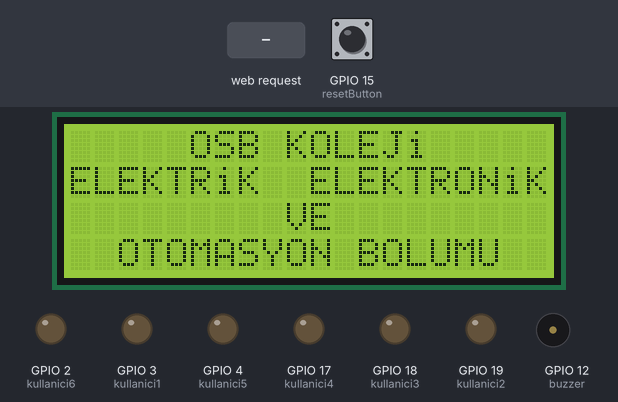
Simulated run of this sketch. Board: ESP32. Shown: 20×4 character LCD, output pins drawn as LEDs (lit = HIGH), buzzer (waves = sounding, pin HIGH). Dashed ring = blinking. The test bench sets the inputs (shaded band); at power-on: GPIO 15 (resetButton) HIGH. WiFi joins after 1.5 s; servers stay silent unless stated; what the sketch prints to the serial monitor is not drawn.

Above: at 5.8 s.
5.9 s: HTTP request GET /1/on received
At 11.2 s:
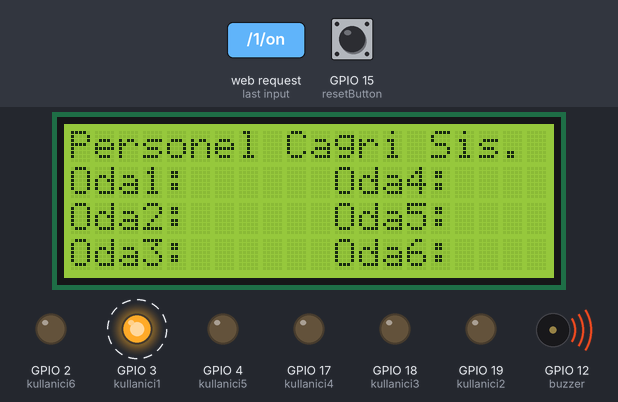
13.4 s: HTTP request GET /2/on received
At 19.7 s:
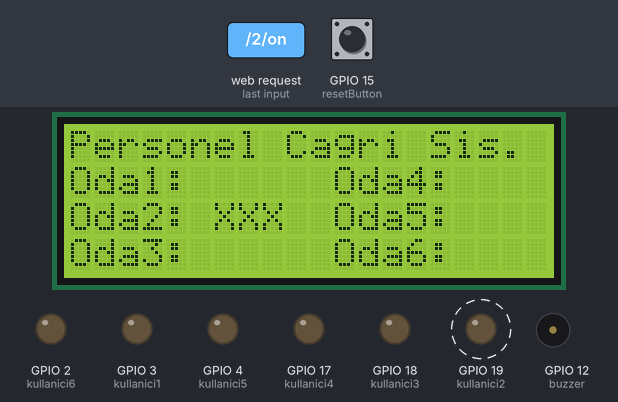
21.2 s: HTTP request GET /3/on received
At 27.89 s:
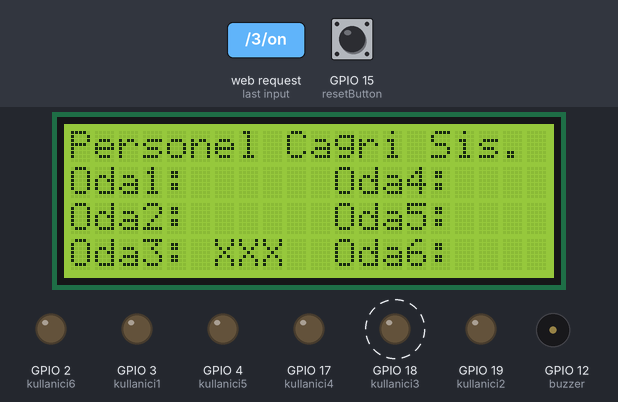
29.0 s: HTTP request GET /4/on received
At 32.9 s:
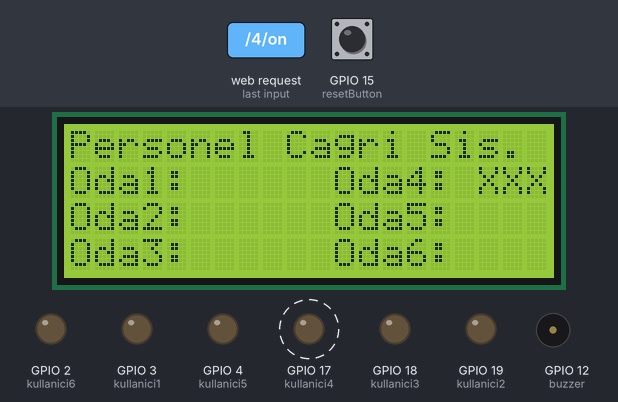
34.5 s: HTTP request GET /5/on received
At 41.09 s:
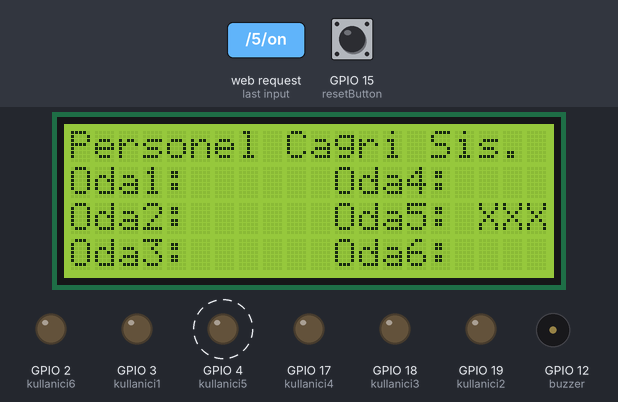
Timing chart, 0 to 43.7 s (numbered marks = the images above; inputs shaded):
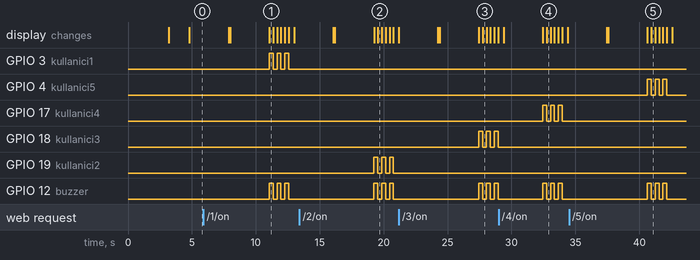

The sketch:

Server.ino
```cpp
#include <WiFi.h>
#include <LiquidCrystal_I2C.h>

LiquidCrystal_I2C lcd(0x27,20,4);

// Enter your wifi network name and Wifi Password

const char* ssid = "Wifi Name";
const char* password = "Wifi Pass";

// Set web server port number to 80
WiFiServer server(80);

// Set your Static IP address
IPAddress local_IP(192, 168, 1, 100);
// Set your Gateway IP address
IPAddress gateway(192, 168, 1, 1);

IPAddress subnet(255, 255, 255, 0);

String header;

String outputkullanici1 = "off";
String outputkullanici2 = "off";
String outputkullanici3 = "off";
String outputkullanici4 = "off";
String outputkullanici5 = "off";
String outputkullanici6 = "off";

const int kullanici1 = 3;
const int kullanici2 = 19;
const int kullanici3 = 18;
const int kullanici4 = 17;
const int kullanici5 = 4;
const int kullanici6 = 2;
const int resetButton = 15;
const int buzzer = 12;


// şimdiki zamanı milis için tanımlama
unsigned long simdikizaman = millis();

// geçen zamana başlangıç verme
unsigned long eskizaman = 0;

// Zaman aşımı süresini milisaniye cinsinden tanımlayama (örn: 2000ms = 2s)
const long zamanasimi = 2000;


void setup() {
etiket();

Serial.begin(115200);

pinMode(kullanici1, OUTPUT);
pinMode(kullanici2, OUTPUT);
pinMode(kullanici3,OUTPUT);
pinMode(kullanici4,OUTPUT);
pinMode(kullanici5,OUTPUT);
pinMode(kullanici6,OUTPUT);
pinMode(resetButton,INPUT_PULLUP);
pinMode(buzzer, OUTPUT);


digitalWrite(kullanici1, LOW);
digitalWrite(kullanici2, LOW);
digitalWrite(kullanici3, LOW);
digitalWrite(kullanici4, LOW);
digitalWrite(kullanici5, LOW);
digitalWrite(kullanici6, LOW);


if (!WiFi.config(local_IP, gateway, subnet)) {
    Serial.println("STA Failed to configure");
  }

// Connect to Wi-Fi network with SSID and password

Serial.print("Connecting to ");
Serial.println(ssid);
WiFi.begin(ssid, password);
while (WiFi.status() != WL_CONNECTED) {
delay(500);
Serial.print(".");
}
// Print local IP address and start web server
Serial.println("");
Serial.println("WiFi connected.");
Serial.println("IP address: ");
Serial.println(WiFi.localIP());
server.begin();
}

void etiket()
{
lcd.begin();
lcd.backlight();
lcd.setCursor(0,0);
  lcd.print("     OSB KOLEJi");
  lcd.setCursor(0,1);
  lcd.print("ELEKTRiK  ELEKTRONiK");
  lcd.setCursor(0,2);
  lcd.print("         VE");
  lcd.setCursor(0,3);
  lcd.print("  OTOMASYON BOLUMU  ");
  delay(3000);
  lcd.clear();

  lcd.setCursor(0,0);
  lcd.print("Personel Cagri Sis.");

  lcd.setCursor(0,1);
  lcd.print("Oda1:");

  lcd.setCursor(0,2);
  lcd.print("Oda2:");

  lcd.setCursor(0,3);
  lcd.print("Oda3:");

  lcd.setCursor(11,1);
  lcd.print("Oda4:");

  lcd.setCursor(11,2);
  lcd.print("Oda5:");

  lcd.setCursor(11,3);
  lcd.print("Oda6:");

}


void Oda1(){
  for (int  i= 0; i < 3; i++)
  {
    digitalWrite(kullanici1, HIGH);
    digitalWrite(buzzer, HIGH);
    lcd.setCursor(6,1);
    lcd.print("    ");
    delay (300);
    digitalWrite(kullanici1, LOW);
    digitalWrite(buzzer, LOW);
    lcd.setCursor(6,1);
    lcd.print("XXX ");
    delay (300);
    digitalWrite(kullanici1, HIGH);
    }
  }

void Oda2(){
  for (int i=0; i<3; i++)
  {
    digitalWrite(kullanici2, HIGH);
    digitalWrite(buzzer, HIGH);
    lcd.setCursor(6,2);
    lcd.print("    ");
    delay (300);
    digitalWrite(kullanici2, LOW);
    digitalWrite(buzzer, LOW);
    lcd.setCursor(6,2);
    lcd.print("XXX ");
    delay (300);
    digitalWrite(kullanici2, HIGH);
    }
  }

void Oda3(){
  for (int i=0; i<3; i++)
  {
    digitalWrite(kullanici3, HIGH);
    digitalWrite(buzzer, HIGH);
    lcd.setCursor(6,3);
    lcd.print("    ");
    delay (300);
    digitalWrite(kullanici3, LOW);
    digitalWrite(buzzer, LOW);
    lcd.setCursor(6,3);
    lcd.print("XXX ");
    delay (300);
    digitalWrite(kullanici3, HIGH);
    }
  }

void Oda4(){
  for (int i=0; i<3; i++)
  {
    digitalWrite(kullanici4, HIGH);
    digitalWrite(buzzer, HIGH);
    lcd.setCursor(17,1);
    lcd.print("   ");
    delay (300);
    digitalWrite(kullanici4, LOW);
    digitalWrite(buzzer, LOW);
    lcd.setCursor(17,1);
    lcd.print("XXX");
    delay (300);
    digitalWrite(kullanici4, HIGH);
    }
  }


void Oda5(){
  for (int i=0; i<3; i++)
  {
    digitalWrite(kullanici5, HIGH);
    digitalWrite(buzzer, HIGH);
    lcd.setCursor(17,2);
    lcd.print("   ");
    delay (300);
    digitalWrite(kullanici5, LOW);
    digitalWrite(buzzer, LOW);
    lcd.setCursor(17,2);
    lcd.print("XXX");
    delay (300);
    digitalWrite(kullanici5, HIGH);
    }
  }

void Oda6(){
  for (int i=0; i<3; i++)
  {
    digitalWrite(kullanici6, HIGH);
    digitalWrite(buzzer, HIGH);
    lcd.setCursor(17,3);
    lcd.print("   ");
    delay (300);
    digitalWrite(kullanici6, LOW);
    digitalWrite(buzzer, LOW);
    lcd.setCursor(17,3);
    lcd.print("XXX");
    delay (300);
    digitalWrite(kullanici6, HIGH);
    }
  }
void loop(){

   unsigned long simdikizaman1 = millis();
   WiFiClient client = server.available();
  if (digitalRead(resetButton) == HIGH)
  {

    digitalWrite(kullanici1, LOW);
    digitalWrite(kullanici2, LOW);
    digitalWrite(kullanici3, LOW);
    digitalWrite(kullanici4, LOW);
    digitalWrite(kullanici5, LOW);
    digitalWrite(kullanici6, LOW);

    outputkullanici1 = "off";
    outputkullanici2 = "off";
    outputkullanici3 = "off";
    outputkullanici4 = "off";
    outputkullanici5 = "off";
    outputkullanici6 = "off";

    Serial.println("Ledler Sıfırlandı");
    etiket();
  }


if (client) { // If a new client connects,
Serial.println("New Client."); // print a message out in the serial port
String currentLine = ""; // make a String to hold incoming data from the client
simdikizaman = millis();
eskizaman = simdikizaman;
while (client.connected() && simdikizaman - eskizaman <= zamanasimi) { // loop while the client's connected
simdikizaman = millis();
if (client.available()) { // if there's bytes to read from the client,
char c = client.read(); // read a byte, then
Serial.write(c); // print it out the serial monitor
header += c;
if (c == '\n') { // if the byte is a newline character
// if the current line is blank, you got two newline characters in a row.
// that's the end of the client HTTP request, so send a response:
if (currentLine.length() == 0) {
// HTTP headers always start with a response code (e.g. HTTP/1.1 200 OK)
// and a content-type so the client knows what's coming, then a blank line:
client.println("HTTP/1.1 200 OK");
client.println("Content-type:text/html");
client.println("Connection: close");
client.println();

// turns the GPIOs on and off
if (header.indexOf("GET /1/on") >= 0) {
Serial.println("Kullanıcı1 LED is on");
outputkullanici1 = "on";


Oda1();


} else if (header.indexOf("GET /1/off") >= 0) {
Serial.println("Kullanıcı1 LED is off");
outputkullanici1 = "off";
digitalWrite(kullanici1, LOW);
//------------------------------------------------
} else if (header.indexOf("GET /2/on") >= 0) {
Serial.println("Kullanıcı2 LED is on");
outputkullanici2 = "on";

Oda2();


} else if (header.indexOf("GET /2/off") >= 0) {
Serial.println("Kullanıcı2 LED is off");
outputkullanici2 = "off";
digitalWrite(kullanici2, LOW);
//------------------------------------------------
} else if (header.indexOf("GET /3/on") >= 0) {
Serial.println("Kullanıcı3 LED is on");
outputkullanici3 = "on";


Oda3();

} else if (header.indexOf("GET /3/off") >= 0) {
Serial.println("Kullanıcı3 LED is off");
outputkullanici3 = "off";
digitalWrite(kullanici3, LOW);
//------------------------------------------------
} else if (header.indexOf("GET /4/on") >= 0) {
Serial.println("Kullanıcı4 LED is on");
outputkullanici4 = "on";


Oda4();

} else if (header.indexOf("GET /4/off") >= 0) {
Serial.println("Kullanıcı4 LED is off");
outputkullanici4 = "off";
digitalWrite(kullanici4, LOW);
//------------------------------------------------
} else if (header.indexOf("GET /5/on") >= 0) {
Serial.println("Kullanıcı5 LED is on");
outputkullanici5 = "on";

Oda5();

} else if (header.indexOf("GET /5/off") >= 0) {
Serial.println("Kullanıcı5 LED is off");
outputkullanici5 = "off";
digitalWrite(kullanici5, LOW);
//------------------------------------------------
} else if (header.indexOf("GET /6/on") >= 0) {
Serial.println("Kullanıcı6 LED is on");
outputkullanici6 = "on";

Oda6();

} else if (header.indexOf("GET /6/off") >= 0) {
Serial.println("Kullanıcı6 LED is off");
outputkullanici6 = "off";
digitalWrite(kullanici6, LOW);
}


// Display the HTML web page
client.println("<!DOCTYPE html><html lang='tr'><html>");
client.println("<head><meta charset='utf-8' http-equiv='refresh' content='3;URL=http://192.168.1.100/'>");
client.println("<link rel=\"icon\" href=\"data:,\">");

client.println("<style>html { font-family: Helvetica; display: inline-block; margin: 0px auto; text-align: center;}");
client.println(".button { background-color: #BF0010; border: none; color: white; padding: 16px 40px; border-radius: 60%;");
client.println("text-decoration: none; font-size: 30px; margin: 2px; cursor: pointer;}");
client.println(".buttonOff { background-color: #77878A; border: none; color: white; padding: 16px 40px; border-radius: 70%;");
client.println("text-decoration: none; font-size: 30px; margin: 2px; cursor: pointer;}</style></head>");

client.println("<br><img src='https://kirmiziyuz.com/wp-content/uploads/2020/11/KirmiziYeniLogo.png' data-noaft='1' jsname='HiaYvf' jsaction='load:XAeZkd;' style='width: 304px; height: 90px; margin: 0px;'><br>");

// Web Page Heading
client.println("<body><h1>Personel Çağrı Sistemi</h1>");

client.println("<table width='100%' border='0' cellspacing='1' cellpadding='1'>");
client.println("  <tr>");
client.println("    <td>");

client.println("<p><h2>Oda 1</h2></p>");
if (outputkullanici1=="off") {
client.println("<p><a href=\"/1/on\"><button class=\"button buttonOff\">Çağır</button></a></p>");
} else {
client.println("<p><a href=\"/1/off\"><button class=\"button button\">Bekle</button></a></p>");
}

client.println(" </td>");
client.println("    <td>");

client.println("<p><h2>Oda 2</h2></p>");
if (outputkullanici2=="off") {
client.println("<p><a href=\"/2/on\"><button class=\"button buttonOff\">Çağır</button></a></p>");
} else {
client.println("<p><a href=\"/2/off\"><button class=\"button button\">Bekle</button></a></p>");
}
client.println("</body></html>");

client.println("</td>");
client.println("    <td>");

client.println("<p><h2>Oda 3</h2></p>");
if (outputkullanici3=="off") {
client.println("<p><a href=\"/3/on\"><button class=\"button buttonOff\">Çağır</button></a></p>");
} else {
client.println("<p><a href=\"/3/off\"><button class=\"button button\">Bekle</button></a></p>");
}
client.println("</body></html>");

client.println(" </td>");
client.println("  </tr>");
client.println("  <tr>");
client.println("    <td>");

client.println("<p><h2>Oda 4</h2></p>");
if (outputkullanici4=="off") {
client.println("<p><a href=\"/4/on\"><button class=\"button buttonOff\">Çağır</button></a></p>");
} else {
client.println("<p><a href=\"/4/off\"><button class=\"button button\">Bekle</button></a></p>");
}
client.println("</body></html>");

client.println("</td>");
client.println("    <td>");

client.println("<p><h2>Oda 5</h2></p>");
if (outputkullanici5=="off") {
client.println("<p><a href=\"/5/on\"><button class=\"button buttonOff\">Çağır</button></a></p>");
} else {
client.println("<p><a href=\"/5/off\"><button class=\"button button\">Bekle</button></a></p>");
}
client.println("</body></html>");

client.println("</td>");
client.println("    <td>");

client.println("<p><h2>Oda 6</h2></p>");
if (outputkullanici6=="off") {
client.println("<p><a href=\"/6/on\"><button class=\"button buttonOff\">Çağır</button></a></p>");
} else {
client.println("<p><a href=\"/6/off\"><button class=\"button button\">Bekle</button></a></p>");
}
client.println("</body></html>");


client.println("</td>");
client.println("  </tr>");
client.println("</table>");


// The HTTP response ends with another blank line
client.println();
// Break out of the while loop
break;
} else { // if you got a newline, then clear currentLine
currentLine = "";
}
} else if (c != '\r') { // if you got anything else but a carriage return character,
currentLine += c; // add it to the end of the currentLine
}
}
}
// Clear the header variable
header = "";
// Close the connection
client.stop();
Serial.println("Client disconnected.");
Serial.println("");
}
}
```

Measured:
- after the input at 5.9 s, GPIO 3 (kullanici1), GPIO 12 (buzzer): alternates HIGH for 0.30 s and LOW for 0.30 s, 6 changes in all, then stays LOW, starting after 5.1 s
- after the input at 13.4 s, GPIO 19 (kullanici2), GPIO 12 (buzzer): alternates HIGH for 0.30 s and LOW for 0.30 s, starting after 5.8 s
- after the input at 21.2 s, GPIO 18 (kullanici3), GPIO 12 (buzzer): alternates HIGH for 0.30 s and LOW for 0.30 s, starting after 6.2 s
- after the input at 29.0 s, GPIO 17 (kullanici4), GPIO 12 (buzzer): alternates HIGH for 0.30 s and LOW for 0.30 s, starting after 3.4 s
- after the input at 34.5 s, GPIO 4 (kullanici5), GPIO 12 (buzzer): alternates HIGH for 0.30 s and LOW for 0.30 s, 6 changes in all, then stays LOW, starting after 6.1 s
